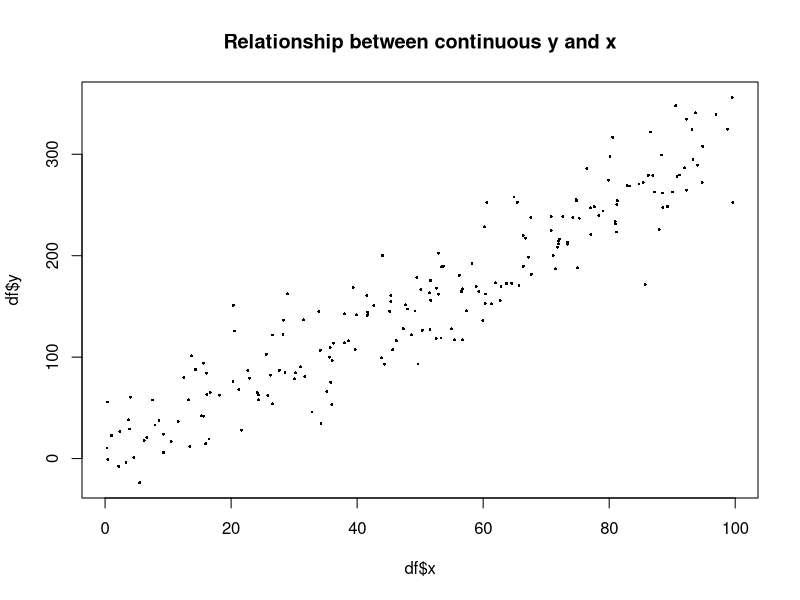
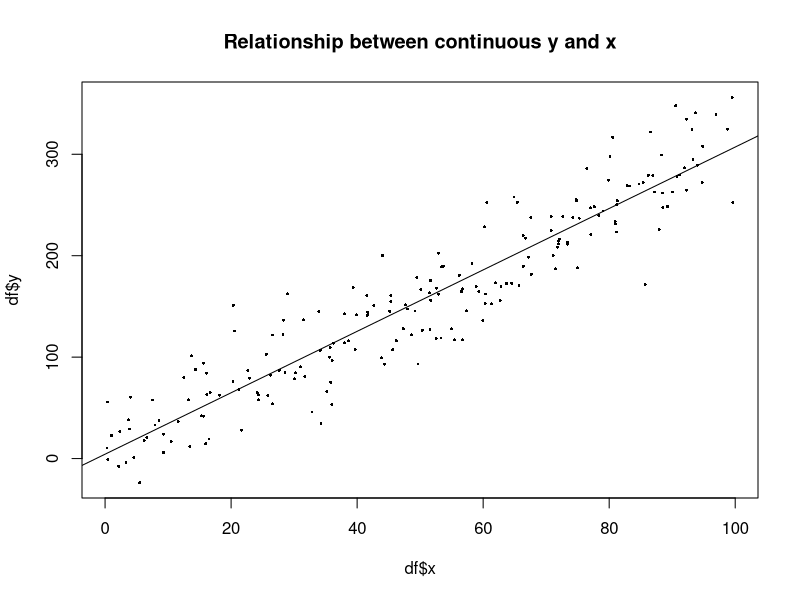
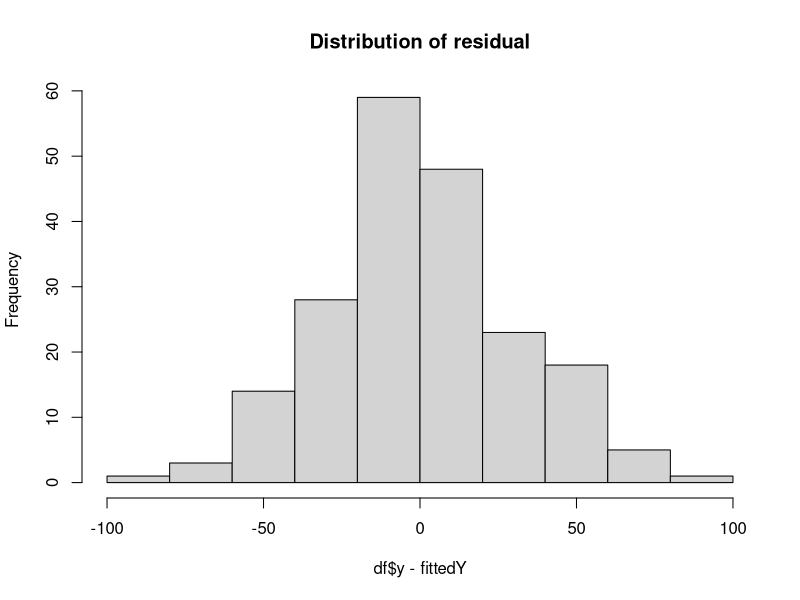
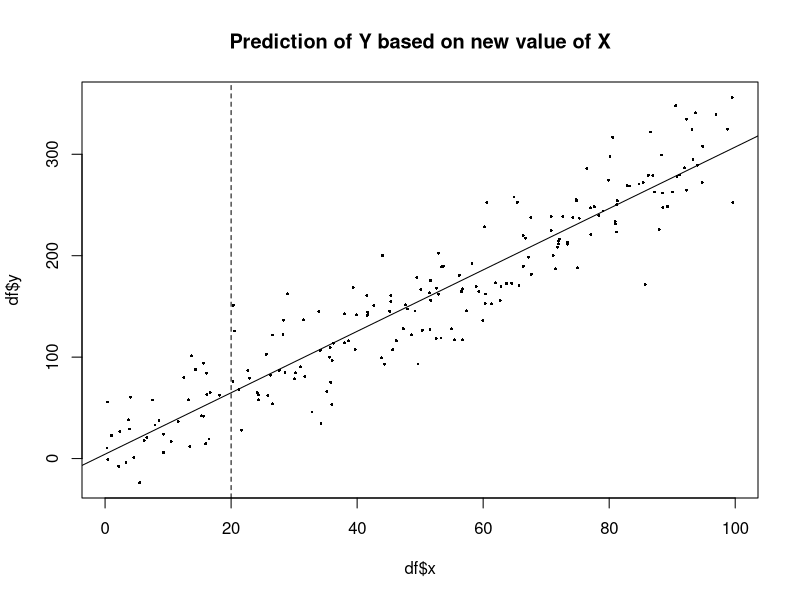
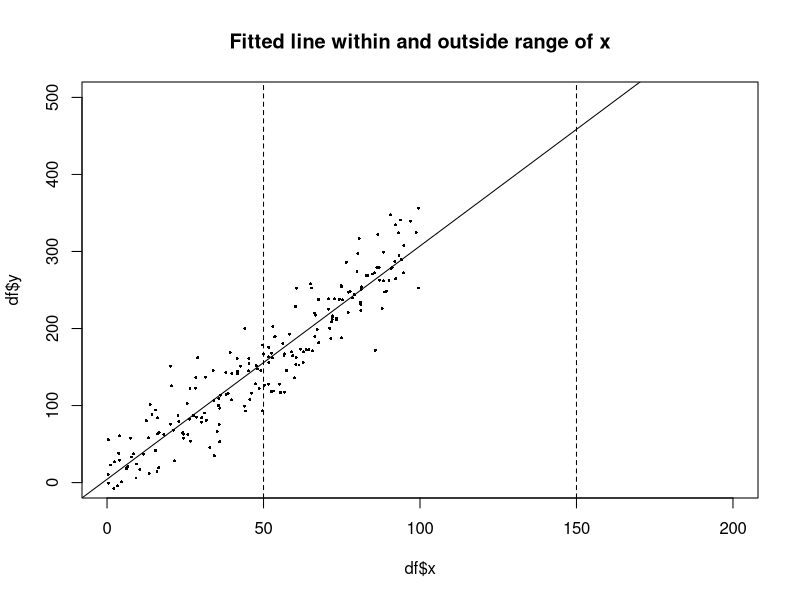
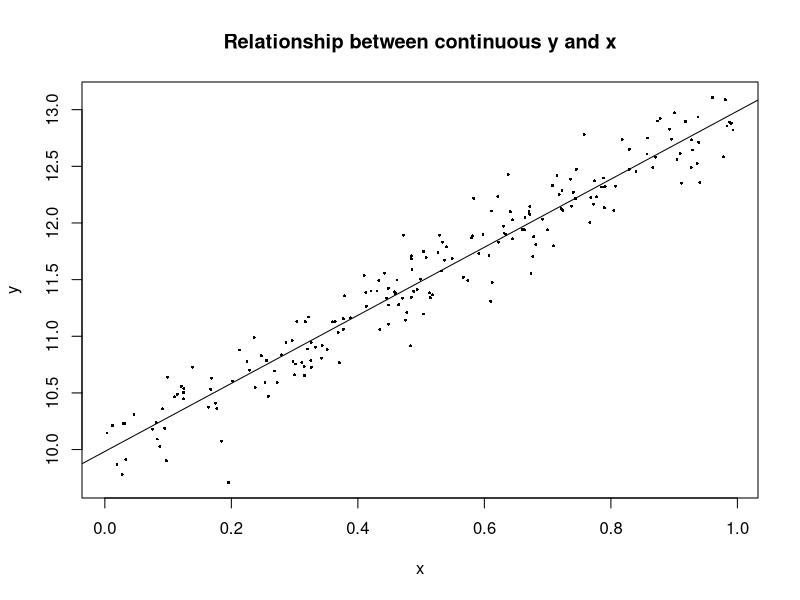
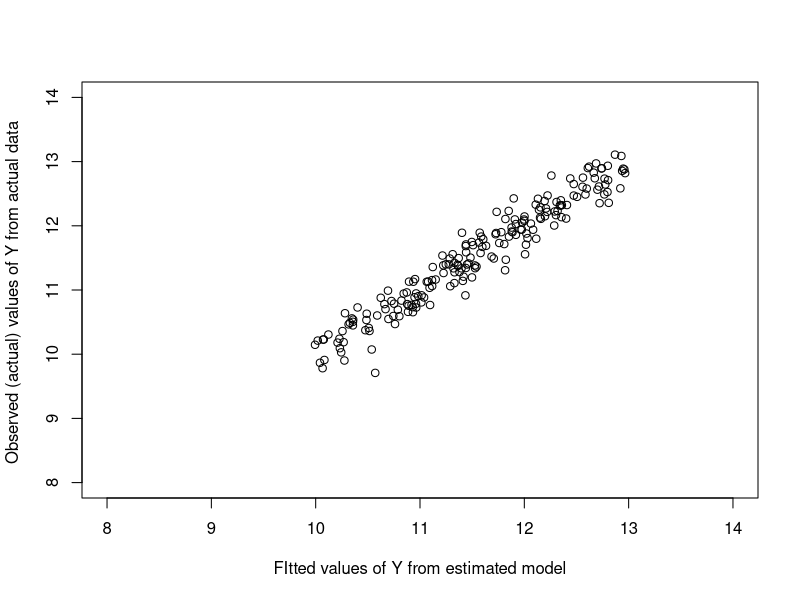
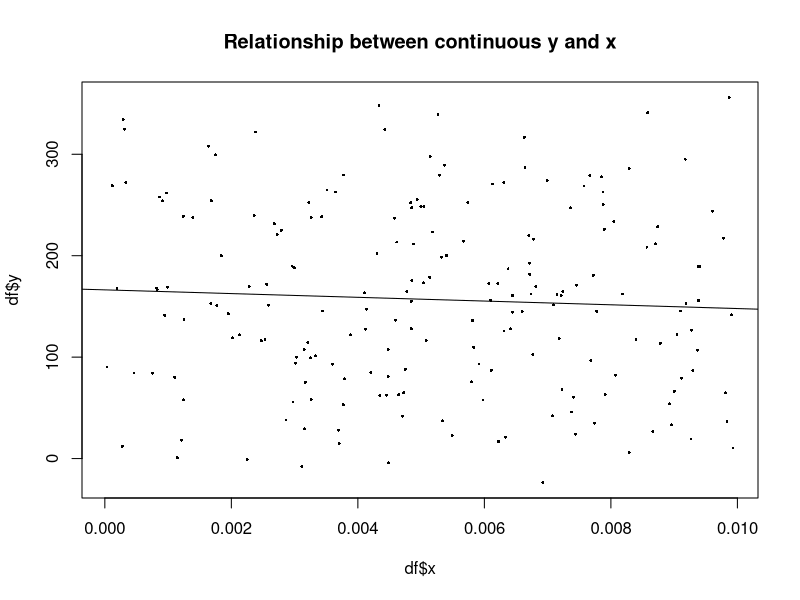

The R source for these figures, in order:
## ---- chunk 1
rm(list=ls()) # clear all workspace, very important to do this to refresh 
knitr::opts_chunk$set(echo = TRUE)
knitr::opts_chunk$set(fig.width=4.5, fig.height=4.5) 
library(tidyverse)
library(epitools)
library(htmlTable)
## ---- chunk 2
N = 200

funcColNames <- function(d){
  colnames(d)[colnames(d) == "term"] <- "Coefficient"
  colnames(d)[colnames(d) == "conf.low"] <- "ConfInt.Lower"
  colnames(d)[colnames(d) == "conf.high"] <- "ConfInt.Higher"
  return(d)
}
# Make shorter variables names 
funcColNames2 <- function(d){
  colnames(d)[colnames(d) == "term"] <- "Coef"
  colnames(d)[colnames(d) == "conf.low"] <- "CI.Lower"
  colnames(d)[colnames(d) == "conf.high"] <- "CI.Higher"
  d <- d %>% select(-c(p.value, statistic))
  return(d)
}
## ---- chunk 3
# simple OLS
x <- runif(N)*100; 
y = 10 + 3*x + rnorm(N, mean = 0, sd=30)
df <- data.frame(x, y)

# plot image 
plot(df$x, df$y, pch = 16, cex = 0.4, main = "Relationship between continuous y and x")


# plot image 
plot(df$x, df$y, pch = 16, cex = 0.4, main = "Relationship between continuous y and x")
abline(lm(y~ x, data = df))

# Fit model 
fit <- lm(y~x, data = df) 

# Summary table for model fit 
lmTable<-broom::tidy(fit, conf.int = TRUE)
lmTable <- funcColNames(lmTable) 
knitr::kable(lmTable, digits = 2, caption = "Results: Linear model ")
## ---- chunk 4
# Calculate fitted values
fittedY <- fit$coefficients[1] + fit$coefficients[2]*df$x

# Plot resid 
hist(df$y - fittedY, main = "Distribution of residual")

# Show residuals, comapred to oberved values 
df_resid<- data.frame(df$x, df$y, fittedY, residual = df$y - fittedY)
head(df_resid)

knitr::kable(df_resid[1:5,], digits = 2, caption = "Residual for 5 observations")
## ---- chunk 5
# Calculate fitted values
newPersonValue = 20 
fitted <- fit$coefficients[1] + fit$coefficients[2]*newPersonValue

plot(df$x, df$y, pch = 16, cex = 0.4, main = "Prediction of Y based on new value of X")
abline(lm(y~ x, data = df))
abline(v = newPersonValue, lty = 2)

# Alternatively, use built-in prediction 
prediInt <- data.frame(
  rbind(
    predict(fit, newdata = data.frame(x = newPersonValue), interval = "confidence" ),
    predict(fit, newdata = data.frame(x = newPersonValue), interval = "prediction" )
  )
)
knitr::kable(prediInt, digits = 2, caption = "Confidence and prediction intervals")
## ---- chunk 6
# Same data and model, extrapolation 
plot(df$x, df$y, pch = 16, cex = 0.4, xlim = c(0,200),ylim = c(0,500), main = "Fitted line within and outside range of x")
abline(lm(df$y~ df$x, data = df))
abline(v = 50, lty = 2)
abline(v = 150, lty = 2)
## ---- chunk 7
# generate new data
x <- runif(N); 
y = 10 + 3*x + rnorm(N, sd=0.2)
plot(x, y, pch = 16, cex = 0.4, main = "Relationship between continuous y and x")
abline(lm(y~ x))

# fitted line 
#newX <- seq(0, 1, by = 1/(N-1))
#lmFit <- lm(y~x)
#fitted <- coef(lmFit)[1] + coef(lmFit)[2]*newX
#plot(x, y, pch = 16, cex = 0.4, main = "Relationship between continuous y and x")
#plot(newX, fitted, pch = 16, cex = 0.4, main = "Relationship between continuous y and x")

# fitted based on observed x
lmFit <- lm(y~ x)
fitted <- coef(lmFit)[1] + coef(lmFit)[2]*x
plot(y=y, x=fitted, xlim=c(8,14), ylim = c(8,14), xlab = "FItted values of Y from estimated model", ylab = "Observed (actual) values of Y from actual data ")
## ---- chunk 8
# Scale of x is much smaller now 
df$x <- x/100; 

# plot image 
plot(df$x, df$y, pch = 16, cex = 0.4, main = "Relationship between continuous y and x")
abline(lm(y~ x, data = df))

fit <- lm(y~x, data = df) 

# Show model results with x having smaller scale 
lmTable<-broom::tidy(fit, conf.int = TRUE)
lmTable <- funcColNames(lmTable) %>%  select(-c(p.value, statistic))
knitr::kable(lmTable, digits = 2, caption = "Results: New x, 100 times smaller in scale") 
## ---- chunk 9
# Binary values 
xbin <- rbinom(n = N, size = 1, prob = 0.5); 
y2 = 10 + 3*xbin + rnorm(100)
plot(xbin, y2, pch = 16, cex = 0.4, main = "Relationship between continuous y and binary x_bin")
dfBin <- data.frame(xbin, y2)
abline(lm(y2~ xbin, data = dfBin))
fit <- lm(y2~ xbin, data = dfBin)
lmTable<-broom::tidy(fit, conf.int = TRUE)
lmTable <- funcColNames(lmTable) %>%  select(-c(p.value, statistic))
knitr::kable(lmTable, digits = 2, caption = "Results: Binary exposure")


## ---- chunk 10

## ---- chunk 11
# Quadratic association between x and y 
x <- runif(N, min=0, max=10) 
y = 4 + -30*x + 5*(x^2) + rnorm(N, mean= 0, sd = 20)
df <- data.frame(x, y )

plot(df$x, df$y,  pch = 16, cex = 0.4, main = "Linear model \n fit to data sampled from quadratic function")
fit <- lm(y~ x, data = df)
abline(fit, lty = 3)

lmTable<-broom::tidy(fit, conf.int = TRUE)
lmTable <- funcColNames2(lmTable) 
knitr::kable(lmTable, digits = 2, caption = "Results: Linear model fit to quadratic data")


# Quadratic fit 
df$x2 <- df$x*df$x
fit <- lm(y~x+x2, data = df)
plot(df$x, df$y,  pch = 16, cex = 0.4, main = "Updated y-x plot\n Non-linear model")
curve(fit$coefficients[1] + fit$coefficients[2]*x +fit$coefficients[3]*x^2, add=T)

lmTable<-broom::tidy(fit, conf.int = TRUE)
lmTable <- funcColNames2(lmTable) 
knitr::kable(lmTable, digits = 2, caption = "Results: Quadratic model , x^2 now added")


## ---- chunk 12
# Another one, log transformed 
x <- runif(N, min=0, max=3) 
y = 10 + 4*log(x+0.1) + rnorm(N, sd = 1)
df <- data.frame(x, y )


# Linear fit
plot(df$x, df$y,  pch = 16, cex = 0.4, main = "Linear model \n fit to data sampled from log function")
abline(lm(y~ x, data = df), lty = 3)
fit <- lm(y~ x, data = df)

lmTable<-broom::tidy(fit, conf.int = TRUE)
lmTable <- funcColNames2(lmTable) 
knitr::kable(lmTable, digits = 2, caption = "Results: No natural log transformation ")


# log(x) fit 
plot(df$x, df$y,  pch = 16, cex = 0.4, main = "Updated x-y pot: \n Linear model \n fit to data sampled from log function")
fit <- lm(y~log(x), data=df)
curve(fit$coefficients[1] + fit$coefficients[2]*log(x), add=T)

lmTable<-broom::tidy(fit, conf.int = TRUE)
lmTable <- funcColNames2(lmTable) 
knitr::kable(lmTable, digits = 2, caption = "Results: After natural log tranformation ")




## ---- chunk 13
#right skewness 
set.seed(400)
x <- rbeta(1000,2,40)*500000 + 20000
hist(x, main = "simulated income, CAN$")
#quantile(x)
#summary(x)
incomeCat <- cut(x,
              breaks=c(20000, 40000, 60000, 90000, 150000),
              labels=c('20-40k','40-60k', '60-90k', '>90k'), 
              incude.lowest = TRUE)
table(incomeCat)

library(fastDummies)
incomeDummy <- fastDummies::dummy_cols(data.frame(income = incomeCat), 
                                     remove_first_dummy = TRUE, 
                                     remove_selected_columns = TRUE)

#incomeCat[which(incomeDummy$income_NA!=0)]
#x[which(incomeDummy$income_NA!=0)]

knitr::kable(incomeDummy[1:8, ], caption = "Dummy binary indicators of categorical varaible ")


# Create Y variables from slope coefficients in each level 
y = 60 + 
  as.matrix(incomeDummy) %*% c(2, 6, 10) + 
  rnorm(N, sd=0.5)

model.matrix(y ~ incomeCat, data = data.frame(x = incomeCat)) %>%  head(15)
df <- data.frame(y, incomeCat)

# Fit 
fit <- lm(y~incomeCat, data = df) 
lmTable<-broom::tidy(fit, conf.int = TRUE)
lmTable <- funcColNames2(lmTable) 
knitr::kable(lmTable, digits = 2, caption = "Results: Categorical exposure, \n lowest income as reference ")

## ---- chunk 14
df$incomeCat <- relevel(df$incomeCat, 3)
fit <- lm(y~incomeCat, data = df) 
lmTable<-broom::tidy(fit, conf.int = TRUE)
lmTable <- funcColNames2(lmTable) 
knitr::kable(lmTable, digits = 2, caption = "Results: reference category is now 60-90K")


## ---- chunk 15
# Generate 4 x variables 
x <- runif(N, min = 500, max = 1000); 
x2 <- runif(N)*100 + 20 
x3 <- abs(rnorm(N, 5, 2))
x4 <- x3*4+ x2 + rnorm(N, sd=4)

y = 10 + 3*x + 2*x2 + 1.5*x3 + 4*x4 + rnorm(N, sd=0.5)
df <- data.frame(y, x, x2, x3, x4)
pairs(df, main = "correlation of 4 X varaibles \n X4 is correlated with X2 and X3 ")

tb <- bind_rows(
  df %>%summarise(across(x:x4, min)) , 
  df %>%summarise(across(x:x4, max)) 
)
rownames(tb) <- c("Minimum value", "Max value")
knitr::kable((tb), digits = 2, caption = "Range of X variables")

fit <- (lm(y~ x + x2 + x3 + x4, data = df))
lmTable<-broom::tidy(fit, conf.int = TRUE)
lmTable <- funcColNames2(lmTable) 
knitr::kable(lmTable, digits = 2, caption = "Results: Variables in original scale")
## ---- chunk 16
df <- df %>% mutate_at(vars(matches("x")), scale)
pairs(df, main = "ScaledX varaibles - see axis of Xs")
fit <- (lm(y~ x + x2 + x3 + x4, data=df))
lmTable<-broom::tidy(fit, conf.int = TRUE)
lmTable <- funcColNames2(lmTable) 
knitr::kable(lmTable, digits = 2, caption = "Results: Variables scaled ")

## ---- chunk 17
x <- runif(N, min = 1, max = 10); 
x2 <- runif(N)  
x3 <- abs(rnorm(N, 5, 2))
x4 <- x3+ rnorm(N, sd=0.1)
y = 10 + 3*x + 2*x2 + 1.5*x3 + 4*x4 + rnorm(N, mean = 0, sd=0.5)
df <- data.frame(y, x, x2, x3, x4)
pairs(df, main = "Strong corelation of X3 and X4")

fit <- (lm(y~ x + x2 + x3 + x4, data=df))
lmTable<-broom::tidy(fit, conf.int = TRUE)
lmTable <- funcColNames2(lmTable) 
knitr::kable(lmTable, digits = 2, caption = "Results: strongly correlated X4 and X3 ")

## ---- chunk 18
x <- runif(N, min = 1, max = 10); 
x2 <- runif(N)  
x3 <- abs(rnorm(N, 5, 2))
x4 <- x3
y = 10 + 3*x + 2*x2 + 1.5*x3 + 4*x4 + rnorm(N, mean = 0, sd=0.5)
df <- data.frame(y, x, x2, x3, x4)
pairs(df, main = "Perfect linear correlation of X3 and X4")

fit <- (lm(y~ x + x2 + x3 + x4, data=df))
lmTable<-broom::tidy(fit, conf.int = TRUE)
lmTable <- funcColNames2(lmTable) 
knitr::kable(lmTable, digits = 2, caption = "Unidentifiable result")
## ---- chunk 19
# sigmoid 
x <- seq(1,30, by =1) 
y <- 300 + 5*x +  rnorm(length(x), mean = 0, sd =15)
df <- data.frame(x, y)

# Linear 
plot(df$x, df$y,  pch = 16, cex = 0.4, main = "Linear fit \n")
abline(lm(y~ x, data = df), lty = 3)
fit <- lm(y~ x, data = df)

plot(x, y,  pch = 16, cex = 0.4, main = "Overfit model \n high-order polynomial")
fitPoly <-lm(y ~ poly(x, 23),data = df )
predPoly <- predict(fitPoly, data.frame(x=x))
points(x, predPoly, type = "l")

par(mfrow= c(1,2))
hist(fitPoly$residuals, main = "residual, linar model")
hist(fit$residuals, main = "residual, overfit")


#now...repeat analysis from different samples 
funcPlot <- function(){
  x <- seq(1,30, by =1) 
  y <- 300 + 5*x +  rnorm(length(x), mean = 0, sd =15)
  df <- data.frame(x, y)
  
  # Linear 
  plot(df$x, df$y,  pch = 16, cex = 0.4, main = "Linear fit \n")
  abline(lm(y~ x, data = df), lty = 3)
  fit <- lm(y~ x, data = df)
  
  plot(x, y,  pch = 16, cex = 0.4, main = "Overfit model \n high-order polynomial")
  fitPoly <-lm(y ~ poly(x, 23),data = df )
  predPoly <- predict(fitPoly, data.frame(x=x))
  points(x, predPoly, type = "l")
}

funcPlot()
funcPlot()
funcPlot()





## ---- chunk 20
# Inverse logit function 
# Logit and binary 
p <- seq(0,1, by = 0.01)
plot(y = p, x = log(p/(1-p)), ylab = "Probability of event" ,xlab  = "Logit, log(p/(1-p))")
